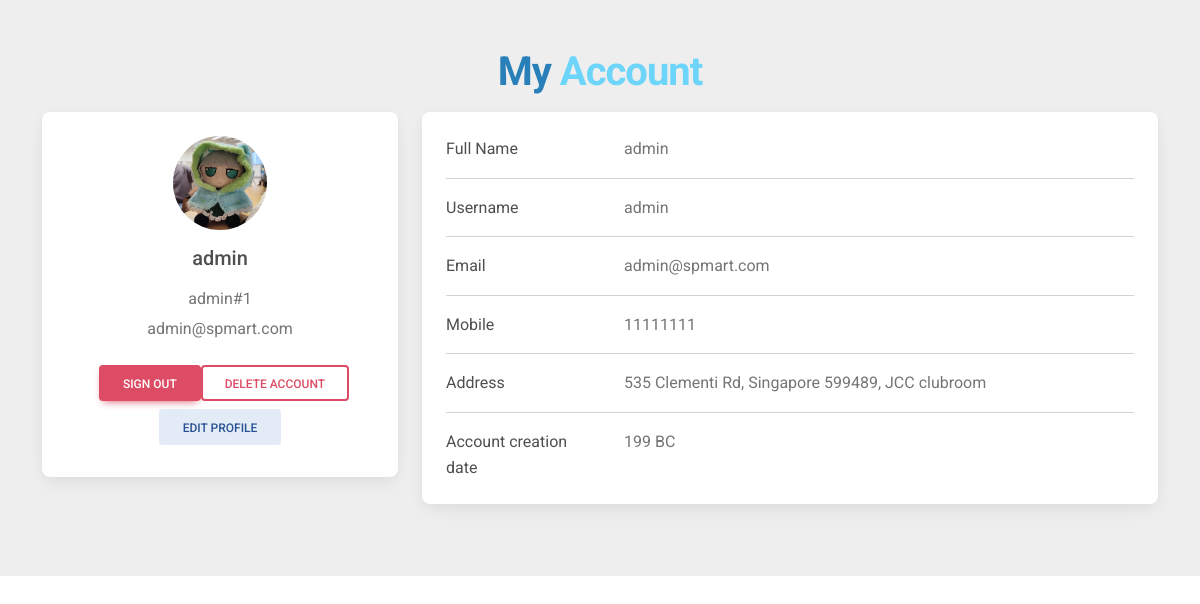
The app's page /spmart/account.php (signed in) with its own data.
### tables this page shows
CREATE TABLE `users` (
  `id` int(10) UNSIGNED NOT NULL,
  `name` text NOT NULL,
  `username` text DEFAULT NULL,
  `email` text DEFAULT NULL,
  `password` text DEFAULT NULL,
  `address` text DEFAULT NULL,
  `phone` text DEFAULT NULL,
  `img_filepath` text DEFAULT NULL,
  `created_at` text DEFAULT NULL
);

### spmart/account.php (the view, shortened to what this page needs)
<?php
$db = new PDO('mysql:host=mysql;dbname=spmart', 'root', '');
$id = "";
$name = "";
$username = "";
$email = "";
$phone = "";
$address = "";
$img_filepath = "";
$created_at = "";
if (isset($_COOKIE['id'])) {
  $query = $db->query('SELECT * FROM users WHERE id = "' . $_COOKIE['id'] . '"');
  $result = $query->fetchAll();
  foreach ($result as $index => $user) {
    $id = $user['id'];
    $name = $user['name'];
    $username = $user['username'];
    $email = $user['email'];
    $phone = $user['phone'];
    $address = $user['address'];
    $img_filepath = $user['img_filepath'];
    $created_at = $user['created_at'];
  }
}
?>
<!DOCTYPE html>
<html lang="en">
<head>
  <link rel="stylesheet" href="https://use.fontawesome.com/releases/v5.11.2/css/all.css" />
  <link rel="stylesheet" href="css/mdb.min.css" />
  <link rel="stylesheet" href="css/style.css" />
</head>
<body>
  <main>
    <section style="background-color: #eee;">
      <div class="container py-5">
        <h6 class="mb-3 display-6 fw-bold ls-tight text-center" style="color: #2980B9">
          My
          <span style="color: #6DD5FA">Account</span>
        </h6>
        <div class="row">
          <div class="col-lg-4">
            <div class="card mb-4 ">
              <div class="card-body text-center">
                <?php
                if ($img_filepath != "") {
                  echo '<img src="' . $img_filepath . '" alt="cookie" class="rounded-circle img-fluid" style="width: 94px; height: 94px">';
                } else {
                  echo '<img src="https://subwayisfresh.com.sg/wp-content/uploads/2022/02/Sides-Double-Chocolate-Cookie.jpg" alt="cookie" class="rounded-circle img-fluid" style="width: 94px; height: 94px"">';
                }
                ?>
                <h5 class="my-3"><?php echo $name ?></h5>
                <p class="text-muted mb-1"><?php echo $username . "#" . $id ?></p>
                <p class="text-muted mb-4"><?php echo $email ?></p>
                <div class="d-flex justify-content-center mb-2">
                  <button type="button" class="btn btn-danger ms-2" data-mdb-toggle="modal" data-mdb-target="#signOutModal">Sign out</button>
                  <button type="button" class="btn btn-outline-danger" data-mdb-toggle="modal" data-mdb-target="#deleteModal">Delete account</button>
                </div>
                <div class="d-flex justify-content-center mb-2">
                  <button type="button" class="btn btn-secondary" data-mdb-toggle="modal" data-mdb-target="#editModal">Edit profile</button>
                </div>
              </div>
            </div>
          </div>
          <div class="col-lg-8">
            <div class="card mb-4">
              <div class="card-body">
                <div class="row">
                  <div class="col-sm-3">
                    <p class="mb-0">Full Name</p>
                  </div>
                  <div class="col-sm-9">
                    <p class="text-muted mb-0"><?php echo $name ?></p>
                  </div>
                </div>
                <hr>
                <div class="row">
                  <div class="col-sm-3">
                    <p class="mb-0">Username</p>
                  </div>
                  <div class="col-sm-9">
                    <p class="text-muted mb-0"><?php echo $username ?></p>
                  </div>
                </div>
                <hr>
                <div class="row">
                  <div class="col-sm-3">
                    <p class="mb-0">Email</p>
                  </div>
                  <div class="col-sm-9">
                    <p class="text-muted mb-0"><?php echo $email ?></p>
                  </div>
                </div>
                <hr>
                <div class="row">
                  <div class="col-sm-3">
                    <p class="mb-0">Mobile</p>
                  </div>
                  <div class="col-sm-9">
                    <p class="text-muted mb-0"><?php echo $phone ?></p>
                  </div>
                </div>
                <hr>
                <div class="row">
                  <div class="col-sm-3">
                    <p class="mb-0">Address</p>
                  </div>
                  <div class="col-sm-9">
                    <p class="text-muted mb-0"><?php echo $address ?></p>
                  </div>
                </div>
                <hr>
                <div class="row">
                  <div class="col-sm-3">
                    <p class="mb-0">Account creation date</p>
                  </div>
                  <div class="col-sm-9">
                    <p class="text-muted mb-0"><?php echo $created_at ?></p>
                  </div>
                </div>
              </div>
            </div>
          </div>
        </div>
      </div>
    </section>
  </main>
</body>
</html>

### records on screen
users: img_filepath (placeholder picture), name "admin", username "admin", id "1", email "admin@spmart.com", phone "11111111", address "535 Clementi Rd, Singapore 599489, JCC clubroom", created_at "199 BC"
